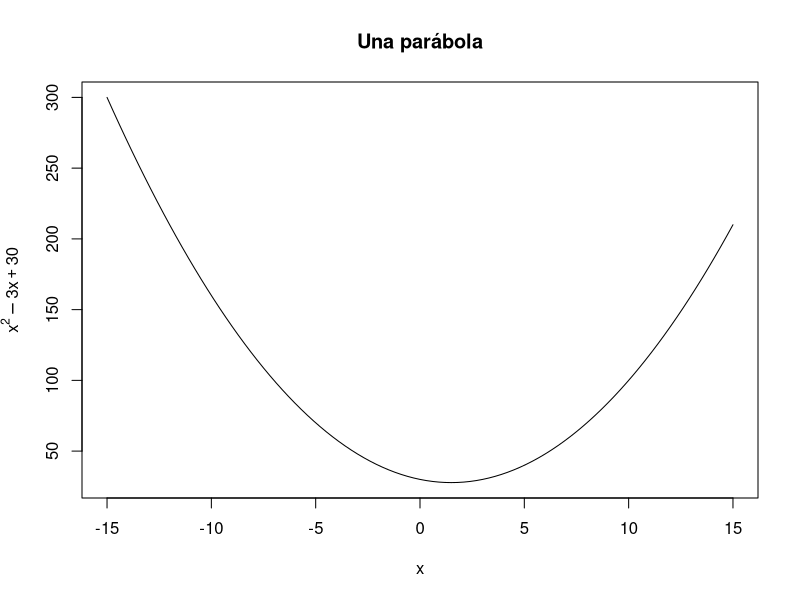
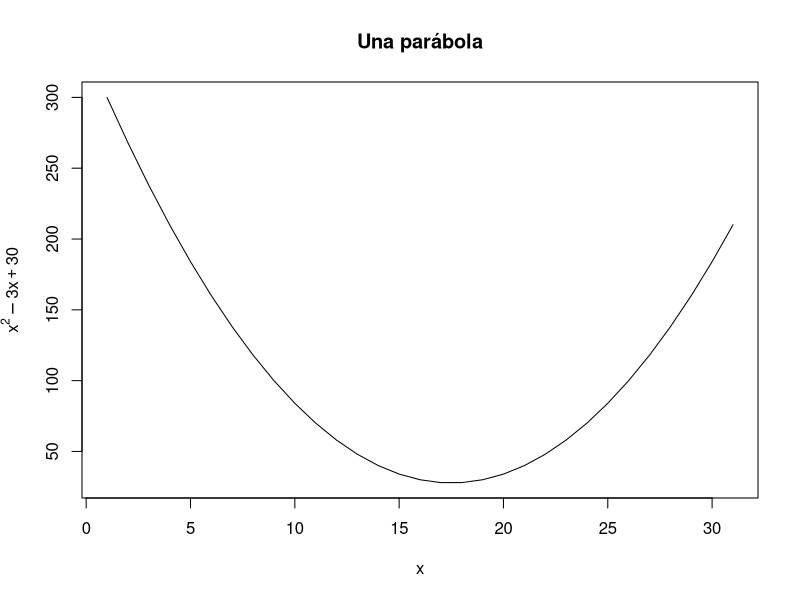
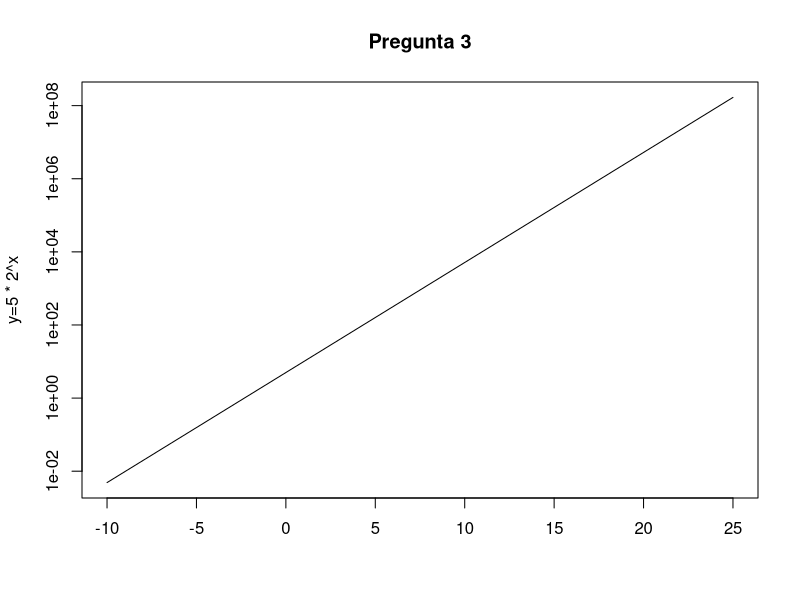
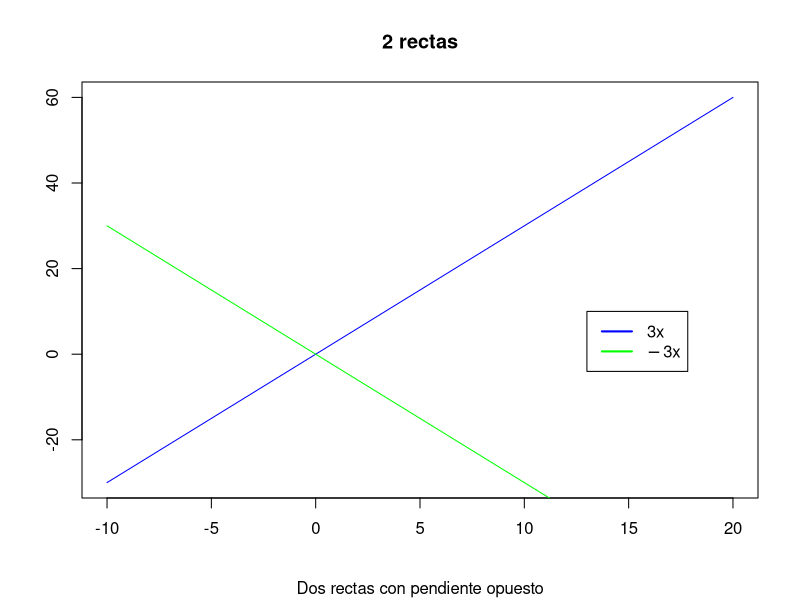
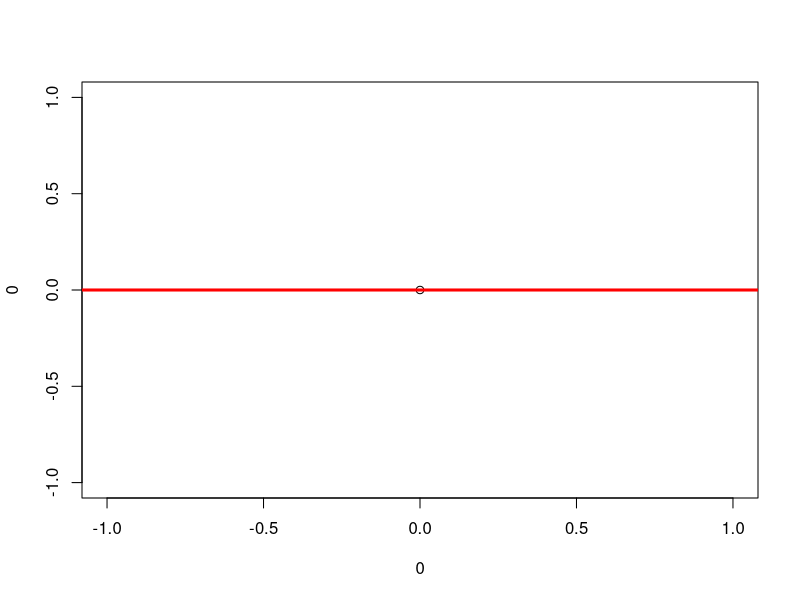
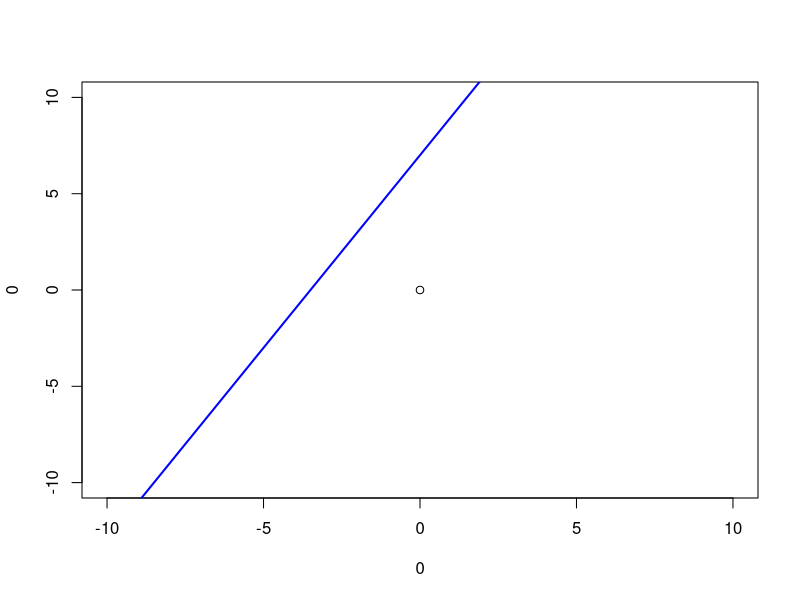

These figures' R source, in order:
## ---- chunk 1
knitr::opts_chunk$set(echo = TRUE)
## ---- chunk 2
curve(x^2-3*x+30,main="Una parábola",xlab=expression(x),ylab=expression(y=x^2-3*x+30),xlim=c(-15,15))
## ---- chunk 3
f <- function(x) {x^2-3*x+30}
plot(f(-15:15),main="Una parábola",xlab=expression(x),ylab=expression(y=x^2-3*x+30),type="l")
## ---- chunk 4
curve(5*2^x,ylab="y=5 * 2^x",xlab="",xlim=c(-10,25),main="Pregunta 3",log="y")
## ---- chunk 5
curve(3*x,ylab="",xlab="",xlim=c(-10,20),col="blue",main="2 rectas",sub="Dos rectas con pendiente opuesto")
curve(-3*x,col="green",add=TRUE)
legend(x=13,y=10,col=c("blue","green"),legend=c(expression(3*x),expression(-3*x)),lwd=2,bty="l")
## ---- chunk 6
plot(0,0)
abline(h=0,col="red",lwd=3)
## ---- chunk 7
plot(0,0,xlim=c(-10,10),ylim=c(-10,10))
abline(7,2,col="blue",lwd=2)
